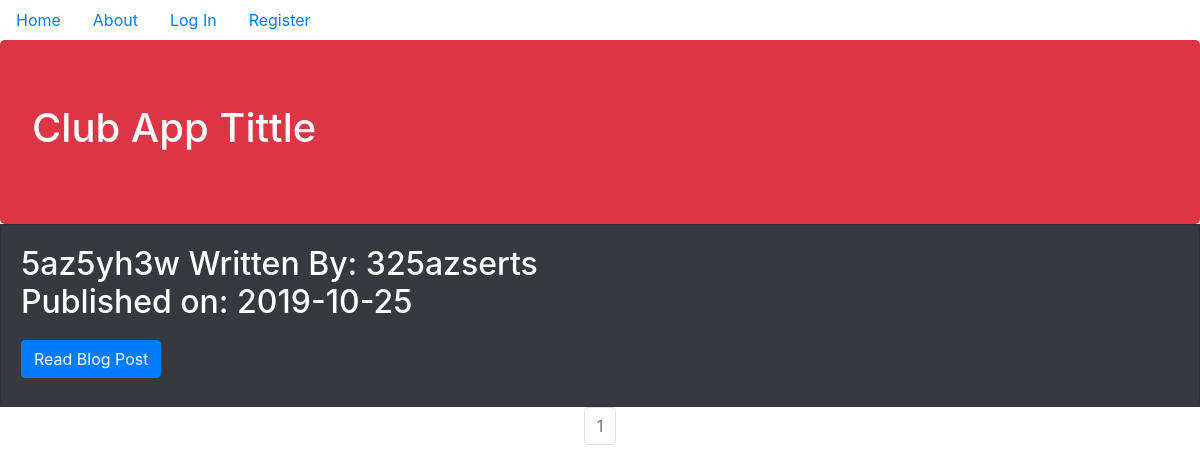
Before: / with the older database file.
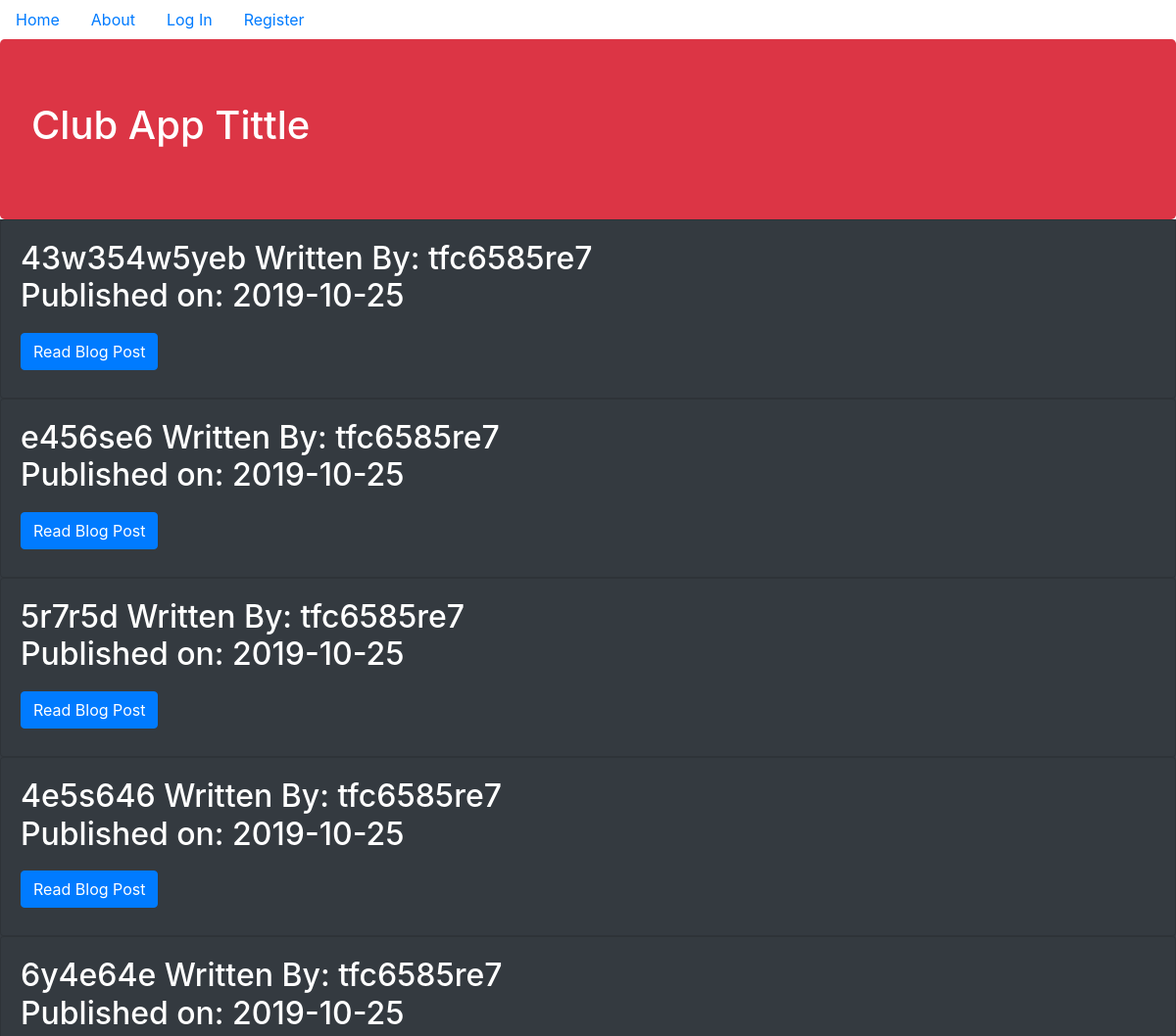
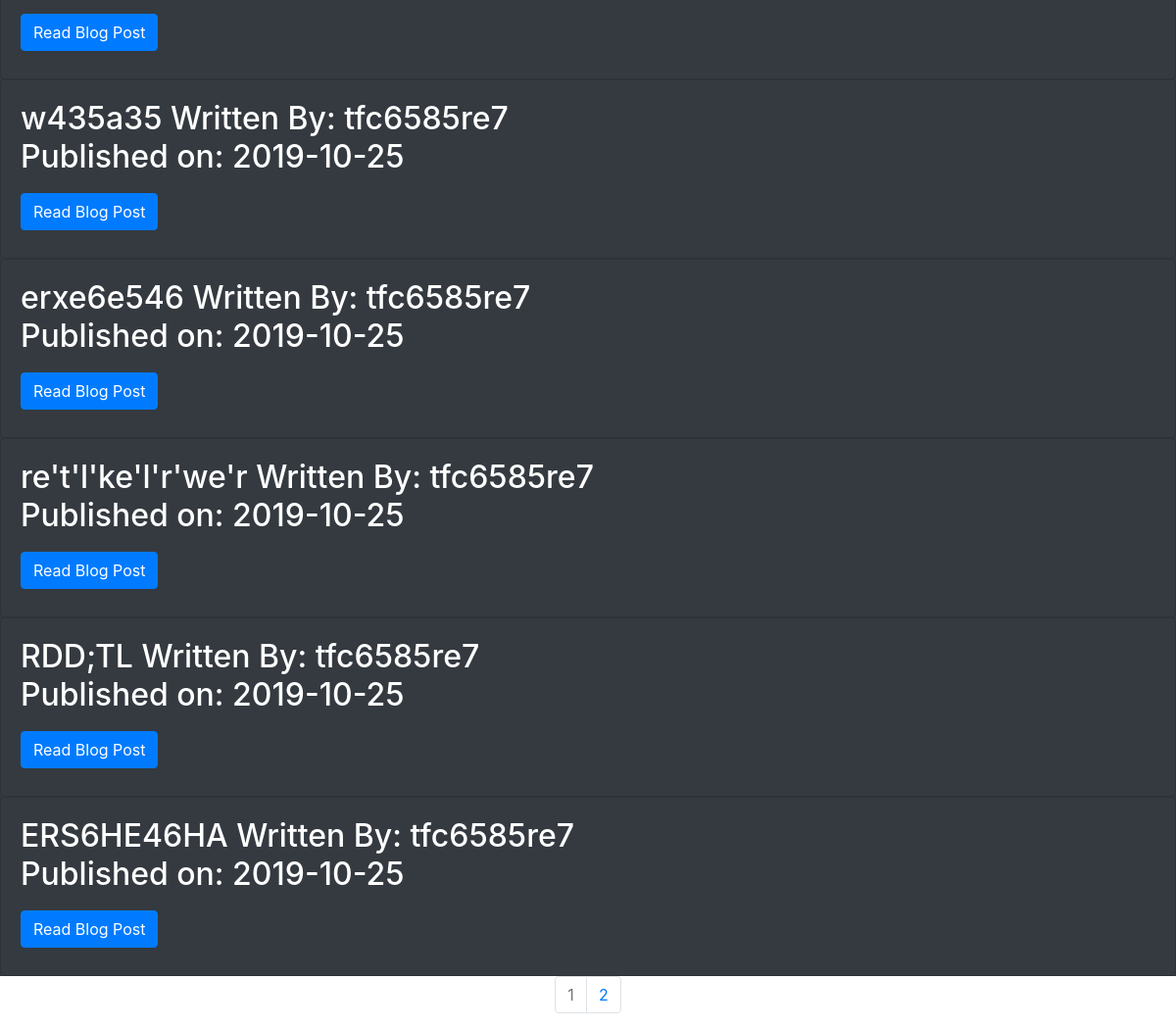
After: the same page with the newer database file (2 pictures, top to bottom).
### clubAppFolder/models.py (models this page shows, shortened)
class BlogPost(db.Model):
    users = db.relationship(User)
    id = db.Column(db.Integer, primary_key=True)
    user_id = db.Column(db.Integer, db.ForeignKey('users.id'), nullable=False)
    date = db.Column(db.DateTime, nullable=False, default=datetime.utcnow)
    title = db.Column(db.String(140), nullable=False)
    text = db.Column(db.Text, nullable=False)

class User(db.Model, UserMixin):
    __tablename__ = 'users'
    id = db.Column(db.Integer, primary_key=True)
    profile_image = db.Column(db.String(20), nullable=False, default='default_profile.png')
    email = db.Column(db.String(64), unique=True, index=True)
    username = db.Column(db.String(64), unique=True, index=True)
    password_hash = db.Column(db.String(128))
    post = db.relationship('BlogPost', backref='author', lazy=True)

### clubAppFolder/core/views.py (the view)
@core.route('/')
def index():
    page = request.args.get('page', 1, type=int)
    blog_posts = BlogPost.query.order_by(BlogPost.date.desc()).paginate(page=page, per_page=10)
    return render_template('index.html', blog_posts=blog_posts)

### clubAppFolder/templates/index.html
{% extends "base.html" %}
{% block content %}
<div class="jumbotron bg-danger" style="margin:0px;">
    <h1 class="text-white">Club App Tittle</h1>
</div>
<div class="container-fluid bg-dark" style="padding: 0px;">
    {% for post in blog_posts.items %}
        <div class="card w-auto bg-dark">
            <div class="card-body">
                <h2><a class="card-title text-white" href="{{url_for('blog_posts.blog_post', blog_post_id=post.id)}}">{{post.title}}</a>
                    <a class="text-white" href="{{url_for('users.user_posts', username=post.author.username)}}">Written By: {{post.author.username}}</a>
                    <p class="text-white">Published on: {{post.date.strftime('%Y-%m-%d')}}</p>
                    <a class="btn btn-primary text-white" href="{{url_for('blog_posts.blog_post', blog_post_id=post.id)}}">Read Blog Post</a>
                </h2>
            </div>
        </div>
    {% endfor %}
</div>
<nav aria-label="Page Navigation example">
    <ul class="pagination justify-content-center">
        {% for page_num in blog_posts.iter_pages(left_edge=1,right_edge=1,left_current=1,right_current=2) %}
            {% if blog_posts.page == page_num %}
            <li class="page-item disabled">
                <a class="page-link" href="{{url_for('core.index', page=page_num)}}">{{page_num}}</a>
            </li>
            {% else %}
            <li class="page-item">
                <a class="page-link" href="{{url_for('core.index', page=page_num)}}">{{page_num}}</a>
            </li>
            {% endif%}
        {% endfor %}
    </ul>
</nav>
{% endblock %}

### clubAppFolder/templates/base.html (shortened to what this page needs)
<!DOCTYPE html>
<html lang="en">
<head>
        <link rel="stylesheet" href="https://stackpath.bootstrapcdn.com/bootstrap/4.3.1/css/bootstrap.min.css">
</head>
<body>
    <ul class="nav">
        <li class="nav-link">
            <a href="{{url_for('core.index')}}">Home</a>
        </li>
        <li class="nav-link">
            <a href="{{url_for('core.info')}}">About</a>
        </li>
        {% if current_user.is_authenticated %}
        <li class="nav-link">
            <a href="{{url_for('blog_posts.create_post')}}">Create Post</a>
        </li>
        <li class="nav-link">
            <a href="{{url_for('users.account')}}">Account</a>
        </li>
        <li class="nav-link">
            <a href="{{url_for('users.logout')}}">Log Out</a>
        </li>
        {% else %}
        <li class="nav-link">
            <a href="{{url_for('users.login')}}">Log In</a>
        </li>
        <li class="nav-link">
            <a href="{{url_for('users.register')}}">Register</a>
        </li>
        {% endif %}
    </ul>
<div>
    {% block content %}
    {% endblock %}
</div>
</body>
</html>

Changed rows visible on the page:
no longer on this page (row edited): BlogPost: title "5az5yh3w", author.username "325azserts", date "2019-10-25"
added BlogPost: title "43w354w5yeb", author.username "tfc6585re7", date "2019-10-25"
added BlogPost: title "e456se6", author.username "tfc6585re7", date "2019-10-25"
added BlogPost: title "5r7r5d", author.username "tfc6585re7", date "2019-10-25"
added BlogPost: title "4e5s646", author.username "tfc6585re7", date "2019-10-25"
added BlogPost: title "6y4e64e", author.username "tfc6585re7", date "2019-10-25"
added BlogPost: title "w435a35", author.username "tfc6585re7", date "2019-10-25"
added BlogPost: title "erxe6e546", author.username "tfc6585re7", date "2019-10-25"
added BlogPost: title "re't'l'ke'l'r'we'r", author.username "tfc6585re7", date "2019-10-25"
added BlogPost: title "RDD;TL", author.username "tfc6585re7", date "2019-10-25"
added BlogPost: title "ERS6HE46HA", author.username "tfc6585re7", date "2019-10-25"
Other visible differences:
new list line: "2"
